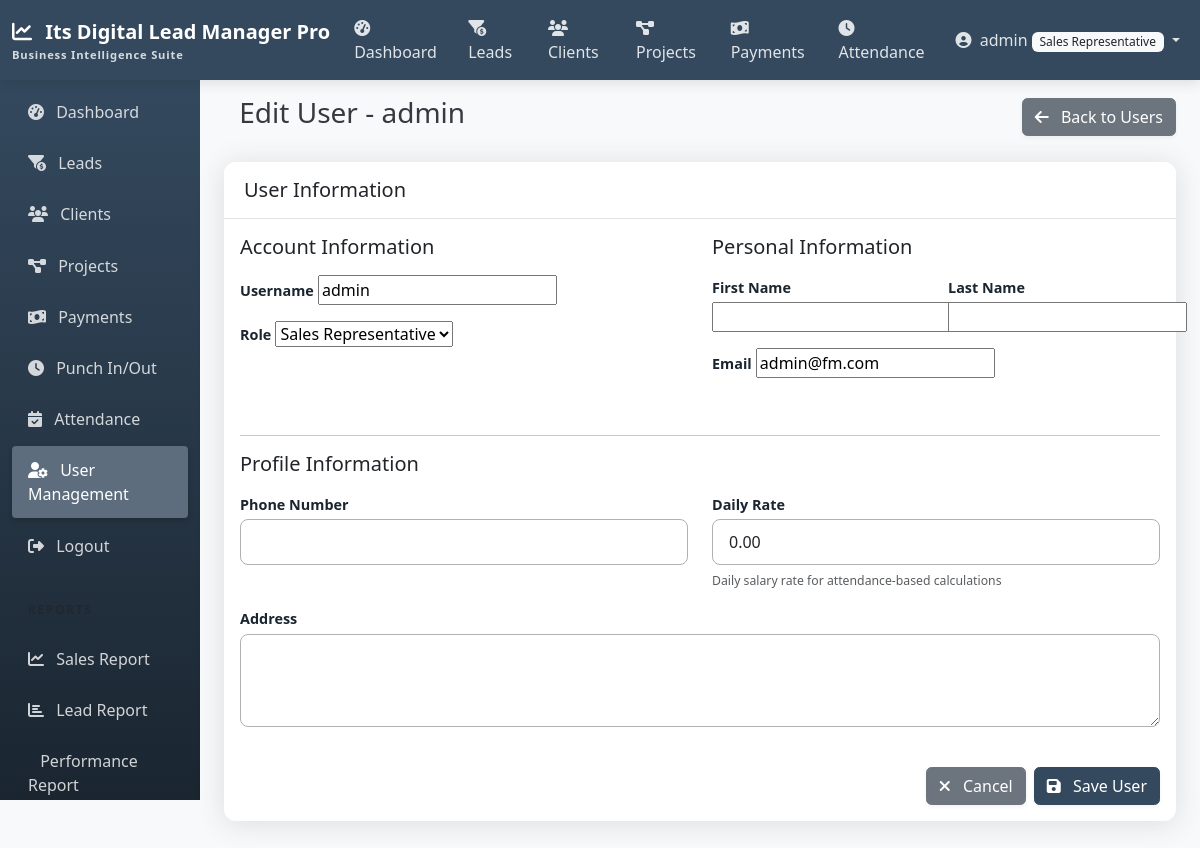
The page /accounts/users/1/edit/ (signed in) on the database its author committed.
### accounts/models.py (models this page shows, shortened)
class CustomUser(AbstractUser):
    ROLE_CHOICES = (
        ('admin', 'Admin'),
        ('manager', 'Manager'),
        ('team_leader', 'Team Leader'),
        ('sales_rep', 'Sales Representative'),
    )
    role = models.CharField(max_length=20, choices=ROLE_CHOICES, default='sales_rep')

class UserProfile(models.Model):
    user = models.OneToOneField(CustomUser, on_delete=models.CASCADE, related_name='profile')
    phone_number = models.CharField(max_length=15, blank=True, null=True)
    address = models.TextField(blank=True, null=True)
    daily_rate = models.DecimalField(max_digits=10, decimal_places=2, default=0)

### accounts/views.py (the view, shortened to what this page needs)
# urls.py: path('users/<int:pk>/edit/', views.UserUpdateView.as_view(), name='user_edit'),
class UserUpdateView(LoginRequiredMixin, AdminOrManagerRequiredMixin, UpdateView):
    model = CustomUser
    form_class = CustomUserChangeForm
    template_name = 'accounts/user_form.html'
    success_url = reverse_lazy('user_list')
    def get_context_data(self, **kwargs):
        context = super().get_context_data(**kwargs)
        if self.request.POST:
            context['profile_form'] = UserProfileForm(self.request.POST, instance=self.object.profile)
        else:
            context['profile_form'] = UserProfileForm(instance=self.object.profile)
        return context

### accounts/forms.py
class CustomUserChangeForm(UserChangeForm):
    class Meta:
        model = CustomUser
        fields = ('username', 'email', 'first_name', 'last_name', 'role')

class UserProfileForm(forms.ModelForm):
    class Meta:
        model = UserProfile
        fields = ('phone_number', 'address', 'daily_rate')
        widgets = {
            'phone_number': forms.TextInput(attrs={'class': 'form-control'}),
            'address': forms.Textarea(attrs={'class': 'form-control', 'rows': 3}),
            'daily_rate': forms.NumberInput(attrs={'class': 'form-control'}),
        }

### accounts/views.py (called while the page is built)
    def test_func(self):
        return self.request.user.is_authenticated and (
            self.request.user.is_superuser or
            self.request.user.role in ['admin', 'manager']
        )

### templates/accounts/user_form.html (shortened to what this page needs)
{% extends 'base.html' %}
{% block content %}
<div class="d-flex justify-content-between align-items-center mb-4">
    <h1 class="h3">
        {% if object %}Edit User - {{ object.username }}{% else %}Add New User{% endif %}
    </h1>
    <div>
        <a href="{% url 'user_list' %}" class="btn btn-secondary">
            <i class="fas fa-arrow-left me-2"></i> Back to Users
        </a>
    </div>
</div>
<div class="row">
    <div class="col-md-12">
        <div class="card shadow">
            <div class="card-header bg-white">
                <h5 class="mb-0">User Information</h5>
            </div>
            <div class="card-body">
                <form method="post">
                    <div class="row">
                        <div class="col-md-6 mb-4">
                            <h5 class="mb-3">Account Information</h5>
                            <div class="mb-3">
                                <label for="{{ form.username.id_for_label }}" class="form-label">Username</label>
                                {{ form.username }}
                            </div>
                            <div class="mb-3">
                                <label for="{{ form.role.id_for_label }}" class="form-label">Role</label>
                                {{ form.role }}
                            </div>
                        </div>
                        <div class="col-md-6 mb-4">
                            <h5 class="mb-3">Personal Information</h5>
                            <div class="row">
                                <div class="col-md-6 mb-3">
                                    <label for="{{ form.first_name.id_for_label }}" class="form-label">First Name</label>
                                    {{ form.first_name }}
                                </div>
                                <div class="col-md-6 mb-3">
                                    <label for="{{ form.last_name.id_for_label }}" class="form-label">Last Name</label>
                                    {{ form.last_name }}
                                </div>
                            </div>
                            <div class="mb-3">
                                <label for="{{ form.email.id_for_label }}" class="form-label">Email</label>
                                {{ form.email }}
                            </div>
                        </div>
                    </div>
                    <hr>
                    <div class="row">
                        <div class="col-md-12 mb-4">
                            <h5 class="mb-3">Profile Information</h5>
                            <div class="row">
                                <div class="col-md-6 mb-3">
                                    <label for="{{ profile_form.phone_number.id_for_label }}" class="form-label">Phone Number</label>
                                    {{ profile_form.phone_number }}
                                </div>
                                <div class="col-md-6 mb-3">
                                    <label for="{{ profile_form.daily_rate.id_for_label }}" class="form-label">Daily Rate</label>
                                    {{ profile_form.daily_rate }}
                                    <div class="form-text text-muted">
                                        <small>Daily salary rate for attendance-based calculations</small>
                                    </div>
                                </div>
                            </div>
                            <div class="mb-3">
                                <label for="{{ profile_form.address.id_for_label }}" class="form-label">Address</label>
                                {{ profile_form.address }}
                            </div>
                        </div>
                    </div>
                    <div class="d-flex justify-content-end">
                        <a href="{% url 'user_list' %}" class="btn btn-secondary me-2">
                            <i class="fas fa-times me-2"></i> Cancel
                        </a>
                        <button type="submit" class="btn btn-primary">
                            <i class="fas fa-save me-2"></i> Save User
                        </button>
                    </div>
                </form>
            </div>
        </div>
    </div>
</div>
{% endblock %}

### templates/navbar.html (shortened to what this page needs)
<nav class="navbar navbar-expand-md navbar-dark sticky-top">
    <div class="container-fluid">
        <a class="navbar-brand" href="{% url 'home' %}">
            <i class="fas fa-chart-line me-2"></i>
            Its Digital Lead Manager Pro
            <span class="navbar-brand-subtitle">Business Intelligence Suite</span>
        </a>
        <div class="collapse navbar-collapse" id="navbarNav">
            <ul class="navbar-nav me-auto">
                {% if user.is_authenticated %}
                <li class="nav-item">
                    <a class="nav-link {% if request.path == '/reports/dashboard/' %}active{% endif %}" href="{% url 'dashboard' %}">
                        <i class="fas fa-tachometer-alt me-1"></i> Dashboard
                    </a>
                </li>
                <li class="nav-item">
                    <a class="nav-link {% if '/leads/' in request.path %}active{% endif %}" href="{% url 'lead_list' %}">
                        <i class="fas fa-funnel-dollar me-1"></i> Leads
                    </a>
                </li>
                <li class="nav-item">
                    <a class="nav-link {% if '/clients/' in request.path %}active{% endif %}" href="{% url 'client_list' %}">
                        <i class="fas fa-users me-1"></i> Clients
                    </a>
                </li>
                <li class="nav-item d-none d-lg-block">
                    <a class="nav-link {% if '/projects/' in request.path %}active{% endif %}" href="{% url 'project_list' %}">
                        <i class="fas fa-project-diagram me-1"></i> Projects
                    </a>
                </li>
                <li class="nav-item d-none d-lg-block">
                    <a class="nav-link {% if '/payments/' in request.path %}active{% endif %}" href="{% url 'payment_list' %}">
                        <i class="fas fa-money-bill-wave me-1"></i> Payments
                    </a>
                </li>
                <li class="nav-item d-none d-lg-block">
                    <a class="nav-link {% if '/attendance/punch/' in request.path %}active{% endif %}" href="{% url 'punch' %}">
                        <i class="fas fa-clock me-1"></i> Attendance
                    </a>
                </li>
                {% endif %}
            </ul>
            <ul class="navbar-nav">
                {% if user.is_authenticated %}
                <li class="nav-item dropdown">
                    <a class="nav-link dropdown-toggle" href="#" id="navbarDropdown" role="button" data-bs-toggle="dropdown" aria-expanded="false">
                        <i class="fas fa-user-circle me-1"></i>
                        {% if user.first_name %}{{ user.first_name }}{% else %}{{ user.username }}{% endif %}
                        <span class="badge bg-light text-dark">{{ user.get_role_display }}</span>
                    </a>
                </li>
                {% endif %}
            </ul>
        </div>
    </div>
</nav>

### static/css/custom.css (style rules this page uses)
:root { --primary-color: #34495e; --primary-light: #5d6d7e; --primary-dark: #1a2530; --secondary-color: #e2e2e2; --secondary-dark: #b1b1b1; --accent-color: #f39c12; --bg-color: #f8f9fa; --text-color: #343a40; --text-light: #f8f9fa; --success-color: #2ecc71; --info-color: #3498db; --warning-color: #f39c12; --danger-color: #e74c3c; }
body { background-color: var(--bg-color); color: var(--text-color); }
.navbar { background-color: var(--primary-color) !important; box-shadow: 0 4px 12px rgba(0, 0, 0, 0.1); }
.navbar-brand { font-weight: 700; font-size: 1.25rem; color: white !important; }
.navbar-brand-subtitle { font-size: 0.7rem; opacity: 0.8; display: block; letter-spacing: 0.05rem; }
.navbar .nav-link { color: rgba(255, 255, 255, 0.85) !important; font-weight: 500; }
.card { border: none; box-shadow: 0 0.15rem 1.75rem 0 rgba(58, 59, 69, 0.15) !important; border-radius: 0.75rem; margin-bottom: 1.5rem; transition: transform 0.2s ease, box-shadow 0.2s ease; }
.card-header { padding: 1rem 1.25rem; border-bottom: 1px solid var(--secondary-color); background-color: white; border-top-left-radius: 0.75rem !important; border-top-right-radius: 0.75rem !important; font-weight: 600; }
.form-control, .form-select { border-radius: 0.5rem; padding: 0.6rem 1rem; border-color: var(--secondary-dark); }
label { font-weight: 500; color: var(--primary-dark); }
.badge { font-weight: 500; padding: 0.35em 0.65em; }
label.form-label { font-weight: 600; margin-bottom: 0.25rem; color: var(--primary-dark); font-size: 0.9rem; }
.btn { border-radius: 0.35rem; font-weight: 500; box-shadow: 0 2px 4px rgba(0, 0, 0, 0.05); transition: all 0.2s ease; }
.btn-primary { background-color: var(--primary-color); border-color: var(--primary-color); }

### rows shown on the page
CustomUser: username "admin", role "Sales Representative", email "admin@fm.com"
UserProfile: daily_rate "0.00"
